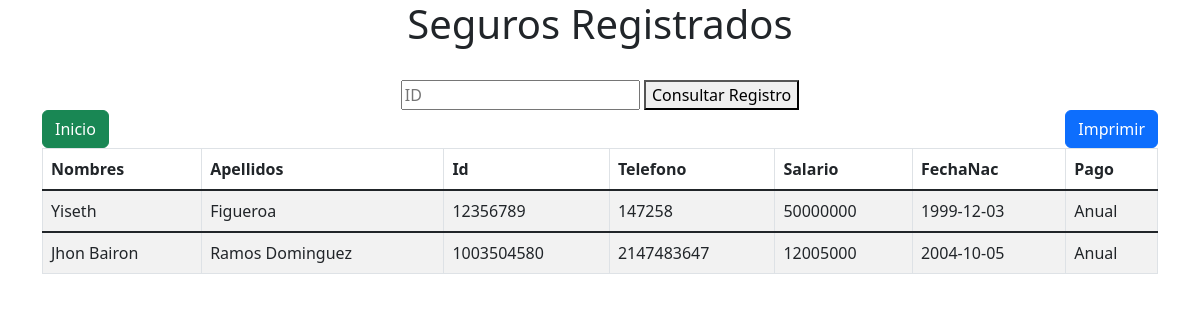
Page /MostrarDatos.php on the committed database.
### tables this page shows
CREATE TABLE `persona` (
  `nombres` varchar(50) NOT NULL,
  `apellidos` varchar(50) NOT NULL,
  `identificacion` int(30) NOT NULL,
  `telefono` int(20) NOT NULL,
  `salario` int(50) NOT NULL,
  `fechanac` date NOT NULL,
  `formapago` varchar(50) NOT NULL,
  PRIMARY KEY (`identificacion`)
);

### MostrarDatos.php (the view, shortened to what this page needs)
<!DOCTYPE html>
<html lang="en">
<head>
    <link href="https://cdn.jsdelivr.net/npm/bootstrap@5.2.2/dist/css/bootstrap.min.css" rel="stylesheet">
</head>
<body>
<div class="container">
    <h1 style= "text-align: center">Seguros Registrados</h1>
    <br>
        <?php
        $username = "root";
        $password = "";
        $database = "proyecto";
        $mysqli = new mysqli("localhost", $username, $password, $database);
        $query = "SELECT * FROM persona";
        echo '<table border="0" cellspacing="2" cellpadding="2" class="table table-striped table-bordered">
        <thead>
        <tr>
        <th scope="col">Nombres</th>
        <th scope="col">Apellidos</th>
        <th scope="col">Id</th>
        <th scope="col">Telefono</th>
        <th scope="col">Salario</th>
        <th scope="col">FechaNac</th>
        <th scope="col">Pago</th>
        </tr>
        </thead>
        ';
        if ($result = $mysqli->query($query)) {
            while ($row = $result->fetch_assoc()) {
                $nombres = $row["nombres"];
                $apellidos = $row["apellidos"];
                $identificacion = $row["identificacion"];
                $telefono = $row["telefono"];
                $salario = $row["salario"];
                $fecha = $row["fechanac"];
                $pago = $row["formapago"];
                echo '
                <tbody class="table-group-divider">
                    <tr>
                        <td>'.$nombres.'</td>
                        <td>'.$apellidos.'</td>
                        <td>'.$identificacion.'</td>
                        <td>'.$telefono.'</td>
                        <td>'.$salario.'</td>
                        <td>'.$fecha.'</td>
                        <td>'.$pago.'</td>
                    </tr>
                </tbody>';
            }
        }
        ?>
    <div>
        <center>
            <form method="POST" action="MostrarConsulta.php" >
                <input type="id" name="id" placeholder="ID" />
                <button type="submit">Consultar Registro</button>
            </form>
	    </center>
    </div>
    <div>
        <a href="FormularioPersonas.php" class="btn btn-success">Inicio</a>
        <a href="pdf.php" style="float: right;" class= "btn btn-primary">Imprimir</a>
    </div>
</div>
</body>
</html>

### rows in the picture
persona: nombres "Yiseth", apellidos "Figueroa", identificacion "12356789", telefono "147258", salario "50000000", fechanac "1999-12-03", formapago "Anual"
persona: nombres "Jhon Bairon", apellidos "Ramos Dominguez", identificacion "1003504580", telefono "2147483647", salario "12005000", fechanac "2004-10-05", formapago "Anual"
